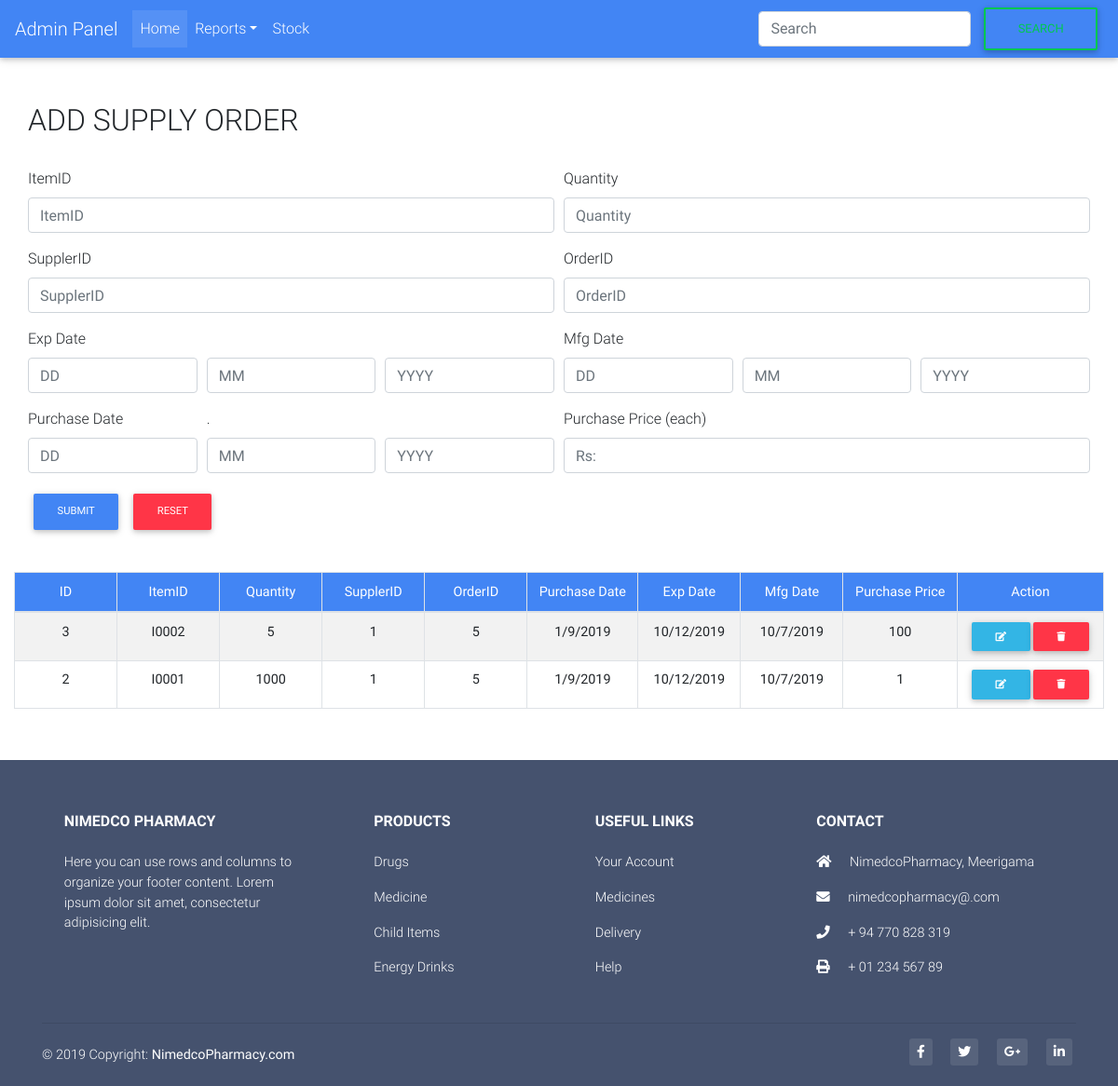
Page /StockSupplyOrder.php on the committed database.
### tables this page shows
CREATE TABLE `stocksupplyorder` (
  `id` int(11) NOT NULL,
  `ItemID` varchar(45) DEFAULT NULL,
  `ItemQuantity` int(11) DEFAULT NULL,
  `SupplerID` varchar(45) DEFAULT NULL,
  `OrderID` varchar(45) DEFAULT NULL,
  `exp_date` int(11) DEFAULT NULL,
  `exp_month` int(11) DEFAULT NULL,
  `exp_year` int(11) DEFAULT NULL,
  `mfg_date` int(11) DEFAULT NULL,
  `mfg_month` int(11) DEFAULT NULL,
  `mfg_year` int(11) DEFAULT NULL,
  `phs_date` int(11) DEFAULT NULL,
  `phs_month` int(11) DEFAULT NULL,
  `phs_year` int(11) DEFAULT NULL,
  `Pu_price` double DEFAULT NULL
);

### StockSupplyOrder_process.php (called while the page is built, shortened)
<?php
$update = false;
$ItemID = '';
$ItemQuantity ='';
$SupplerID ='';
$OrderID ='';
$exp_date ='';
$exp_month = '';
$exp_year ='';
$mfg_date ='';
$mfg_month ='';
$mfg_year ='';
$phs_date = '';
$phs_month ='';
$phs_year ='';
$Pu_price ='';
?>

### StockSupplyOrder.php (the view, shortened to what this page needs)
<!DOCTYPE html>
<html lang="en">
<head>
  <link rel="stylesheet" href="https://use.fontawesome.com/releases/v5.8.2/css/all.css">
  <link rel="stylesheet" type="text/css" href="https://cdn.datatables.net/v/bs4/dt-1.10.18/datatables.min.css"/>
  <link href="css/bootstrap.min.css" rel="stylesheet">
  <link href="css/mdb.min.css" rel="stylesheet">
  <link href="css/style.css" rel="stylesheet">
</head>
<body>
  <nav class="navbar navbar-expand-lg navbar-dark primary-color">
        <a class="navbar-brand" href="Dashboard.php">Admin Panel</a>
        <div class="collapse navbar-collapse" id="basicExampleNav">
          <ul class="navbar-nav mr-auto">
            <li class="nav-item active">
              <a class="nav-link" href="index.php">Home
              </a>
            </li>
            <li class="nav-item dropdown">
              <a class="nav-link dropdown-toggle" id="navbarDropdownMenuLink" data-toggle="dropdown"
                aria-haspopup="true" aria-expanded="false">Reports</a>
            </li>
            <li class="nav-item">
              <a class="nav-link" href="stock.php">Stock</a>
            </li>
          </ul>
          <form class="form-inline my-2 my-lg-0 align-self-stretch">
              <input class="form-control mr-sm-2" type="search" placeholder="Search" aria-label="Search">
              <button class="btn btn-outline-success my-2 my-sm-0" type="submit">Search</button>
            </form>
        </div>
      </nav>
  <br><br>
  <div class="container">
      <div class="row">
        <div class="">
        <?php require_once 'StockSupplyOrder_process.php'; ?>
    <?php
		              if ($update == true):
		            ?>
                  <h2>UPDATE SUPPLY ORDER</h2>
		            <?php else: ?>
                <h2>ADD SUPPLY ORDER</h2>
                  <?php endif; ?>
          <br>
          <form name="SupplyOrderForm" method="POST" action="StockSupplyOrder_process.php">
              <div class="form-row">
                <div class="form-group col-md-6">
                    <label for="ItemID">ItemID</label>
                    <input type="text" class="form-control" value ="<?php echo $ItemID; ?>" name="ItemID" placeholder="ItemID">
                  </div>
                  <div class="form-group col-md-6">
                    <label for="ItemQuantity">Quantity</label>
                    <input type="text" class="form-control" value ="<?php echo $ItemQuantity; ?>" name="ItemQuantity" placeholder="Quantity">
                  </div>
                </div>
                <div class="form-row">
                    <div class="form-group col-md-6">
                        <label for="SupplerID">SupplerID</label>
                        <input type="text" class="form-control" value ="<?php echo $SupplerID; ?>" name="SupplerID" placeholder="SupplerID">
                      </div>
                      <div class="form-group col-md-6">
                        <label for="OrderID">OrderID</label>
                        <input type="text" class="form-control" value ="<?php echo $OrderID; ?>" name="OrderID" placeholder="OrderID">
                      </div>
                    </div>
                <div class="form-row">
                    <div class="form-group col-md-2">
                        <label for="exp_date">Exp Date</label>
                        <input type="text" class="form-control" value ="<?php echo $exp_date; ?>" name="exp_date" placeholder="DD" maxlength="2">
                      </div>
                      <div class="form-group col-md-2">
                        <label for="exp_month"><font color="white">.</font></label>
                        <input type="text" class="form-control" value ="<?php echo $exp_month; ?>" name="exp_month" placeholder="MM" maxlength="2">
                      </div>
                      <div class="form-group col-md-2">
                          <label for="exp_year"><font color="white">.</font></label>
                          <input type="text" class="form-control" value ="<?php echo $exp_year; ?>" name="exp_year" placeholder="YYYY" maxlength="4">
                        </div>
                        <div class="form-group col-md-2">
                            <label for="mfg_date">Mfg Date</label>
                            <input type="text" class="form-control" value ="<?php echo $mfg_date; ?>" name="mfg_date" placeholder="DD" maxlength="2">
                          </div>
                          <div class="form-group col-md-2">
                            <label for="mfg_month"><font color="white">.</font></label>
                            <input type="text" class="form-control" value ="<?php echo $mfg_month; ?>" name="mfg_month" placeholder="MM" maxlength="2">
                          </div>
                          <div class="form-group col-md-2">
                              <label for="mfg_year"><font color="white">.</font></label>
                              <input type="text" class="form-control" value ="<?php echo $mfg_year; ?>" name="mfg_year" placeholder="YYYY" maxlength="4">
                            </div>
                    </div>
                <div class="form-row">
                    <div class="form-group col-md-2">
                        <label for="phs_date">Purchase Date</label>
                        <input type="text" class="form-control" value ="<?php echo $phs_date; ?>" name="phs_date" placeholder="DD" maxlength="2">
                      </div>
                      <div class="form-group col-md-2">
                        <label for="phs_month"><font color="">.</font></label>
                        <input type="text" class="form-control" value ="<?php echo $phs_month; ?>" name="phs_month" placeholder="MM" maxlength="2">
                      </div>
                      <div class="form-group col-md-2">
                          <label for="phs_year"><font color="white">.</font></label>
                          <input type="text" class="form-control" value ="<?php echo $phs_year; ?>" name="phs_year" placeholder="YYYY" maxlength="4">
                        </div>
                      <div class="form-group col-md-6">
                        <label for="Pu_price">Purchase Price (each)</label>
                        <input type="text" class="form-control" value ="<?php echo $Pu_price; ?>" name="Pu_price" placeholder="Rs:">
                      </div>
                    </div>
                <?php
		              if ($update == true):
		            ?>
              <button type="submit" class="btn btn-warning btn-md" name="update" onclick="javascript: return validateSupplyOrderFormUpdate();">Update</button>
                  <button type="submit" class="btn btn-danger btn-md" name="cancle" onclick="action='StockSupplyOrder.php';">Cancle</button>
              <?php else: ?>
		            	<button type="submit" class="btn btn-primary btn-md" name="save" onclick="javascript: return validateSupplyOrderForm();">SUBMIT</button>
                  <button type="reset" class="btn btn-danger btn-md">RESET</button>
                  <?php endif; ?>
            </form>
            <br>
        </div>
        <?php
	       $mysqli = new mysqli('localhost', 'root', '', 'nimedco') or die(mysqli_error($mysqli));
        	$result = $mysqli->query("SELECT * FROM StockSupplyOrder order by id desc") or die($mysqli->error);
        ?>
</div></div>
      <div class="" style="margin: 15px;">
        <table id="dtBasicExample" class="table table-striped table-bordered table-sm" cellspacing="0" width="100%">
              <thead style="color: white;" class="bg-primary" align="center">
                <tr>
                <th class="th-sm">ID
                  </th>
                  <th class="th-sm">ItemID
                  </th>
                  <th class="th-sm">Quantity
                  </th>
                  <th class="th-sm">SupplerID
                  </th>
                  <th class="th-sm">OrderID
                  </th>
                  <th class="th-sm">Purchase Date
                  </th>
                  <th class="th-sm">Exp Date
                  </th>
                  <th class="th-sm">Mfg Date
                  </th>
                  <th class="th-sm">Purchase Price
                  </th>
                  <th class="th-sm">Action
                  </th>
                </tr>
              </thead>
              <tbody>
              <?php
		          	while($row = $result->fetch_assoc()): ?>
			          	<tr align="center">
                    <td><b><?php echo $row['id']; ?></b></td>
					          <td><b><?php echo $row['ItemID']; ?></b></td>
                    <td><b><?php echo $row['ItemQuantity']; ?></b></td>
                    <td><b><?php echo $row['SupplerID']; ?></b></td>
                    <td><b><?php echo $row['OrderID']; ?></b></td>
                    <td><b><?php echo $row['phs_date']; ?>/<?php echo $row['phs_month']; ?>/<?php echo $row['phs_year']; ?></b></td>
                    <td><b><?php echo $row['exp_date']; ?>/<?php echo $row['exp_month']; ?>/<?php echo $row['exp_year']; ?></b></td>
                    <td><b><?php echo $row['mfg_date']; ?>/<?php echo $row['mfg_month']; ?>/<?php echo $row['mfg_year']; ?></b></td>
                    <td><b><?php echo $row['Pu_price']; ?></b></td>
				          	<td align="center">
					            	<a href="StockSupplyOrder.php?edit=<?php echo $row['id']; ?>"
                          class ="btn btn-info btn-sm" >
                          <i class="fa fa-edit"></i>
                        </a>
					            	<a href="StockSupplyOrder_process.php?delete=<?php echo $row['id']; ?>&ItemID=<?php echo $row['ItemID']; ?>"
                          class ="btn btn-danger btn-sm">
                          <i class="fa fa-trash"></i>
                        </a>
				          	</td>
			          	</tr>
			        <?php endwhile; ?>
              </tbody>
            </table> <br>
      </div>
<footer class="page-footer font-small mdb-color pt-4">
    <div class="container text-center text-md-left">
      <div class="row text-center text-md-left mt-3 pb-3">
        <div class="col-md-3 col-lg-3 col-xl-3 mx-auto mt-3">
          <h6 class="text-uppercase mb-4 font-weight-bold">Nimedco Pharmacy</h6>
          <p>Here you can use rows and columns to organize your footer content. Lorem ipsum dolor sit amet,
            consectetur
            adipisicing elit.</p>
        </div>
        <div class="col-md-2 col-lg-2 col-xl-2 mx-auto mt-3">
          <h6 class="text-uppercase mb-4 font-weight-bold">Products</h6>
          <p>
            <a href="#!">Drugs</a>
          </p>
          <p>
            <a href="#!">Medicine</a>
          </p>
          <p>
            <a href="#!">Child Items</a>
          </p>
          <p>
            <a href="#!">Energy Drinks</a>
          </p>
        </div>
        <div class="col-md-3 col-lg-2 col-xl-2 mx-auto mt-3">
          <h6 class="text-uppercase mb-4 font-weight-bold">Useful links</h6>
          <p>
            <a href="#!">Your Account</a>
          </p>
          <p>
            <a href="#!">Medicines</a>
          </p>
          <p>
            <a href="#!">Delivery</a>
          </p>
          <p>
            <a href="#!">Help</a>
          </p>
        </div>
        <div class="col-md-4 col-lg-3 col-xl-3 mx-auto mt-3">
          <h6 class="text-uppercase mb-4 font-weight-bold">Contact</h6>
          <p>
            <i class="fas fa-home mr-3"></i> NimedcoPharmacy, Meerigama</p>
          <p>
            <i class="fas fa-envelope mr-3"></i> nimedcopharmacy@.com</p>
          <p>
            <i class="fas fa-phone mr-3"></i> + 94 770 828 319</p>
          <p>
            <i class="fas fa-print mr-3"></i> + 01 234 567 89</p>
        </div>
      </div>
      <hr>
      <div class="row d-flex align-items-center">
        <div class="col-md-7 col-lg-8">
          <p class="text-center text-md-left">© 2019 Copyright:
            <a href="https://mdbootstrap.com/education/bootstrap/">
              <strong> NimedcoPharmacy.com</strong>
            </a>
          </p>
        </div>
        <div class="col-md-5 col-lg-4 ml-lg-0">
          <div class="text-center text-md-right">
            <ul class="list-unstyled list-inline">
              <li class="list-inline-item">
                <a class="btn-floating btn-sm rgba-white-slight mx-1">
                  <i class="fab fa-facebook-f"></i>
                </a>
              </li>
              <li class="list-inline-item">
                <a class="btn-floating btn-sm rgba-white-slight mx-1">
                  <i class="fab fa-twitter"></i>
                </a>
              </li>
              <li class="list-inline-item">
                <a class="btn-floating btn-sm rgba-white-slight mx-1">
                  <i class="fab fa-google-plus-g"></i>
                </a>
              </li>
              <li class="list-inline-item">
                <a class="btn-floating btn-sm rgba-white-slight mx-1">
                  <i class="fab fa-linkedin-in"></i>
                </a>
              </li>
            </ul>
          </div>
        </div>
      </div>
    </div>
  </footer>
  </body>
  </html>

### rows in the picture
stocksupplyorder: id "3", ItemID "I0002", ItemQuantity "5", SupplerID "1", OrderID "5", phs_date "1", phs_month "9", phs_year "2019", exp_date "10", exp_month "12", exp_year "2019", mfg_date "10", mfg_month "7", mfg_year "2019", Pu_price "100"
stocksupplyorder: id "2", ItemID "I0001", ItemQuantity "1000", SupplerID "1", OrderID "5", phs_date "1", phs_month "9", phs_year "2019", exp_date "10", exp_month "12", exp_year "2019", mfg_date "10", mfg_month "7", mfg_year "2019", Pu_price "1"
